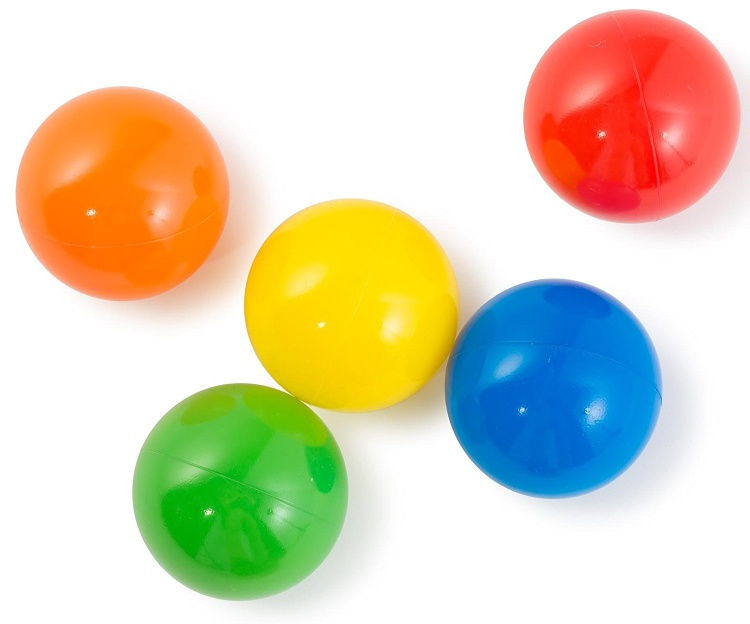
#> input picture HW4/Balls.jpg, 750 x 624 px
$ python q6_CircleDetector_Hough_Canny.py
#> lines starting #> are read from the running program, lines starting #| are printed output that depends on the picture; after the words box and inside, x2 and y2 are one past the last pixel; in counts of white or black regions, pixels touching at a corner belong together
import cv2
import numpy as np

img = cv2.imread('Balls.jpg',0)
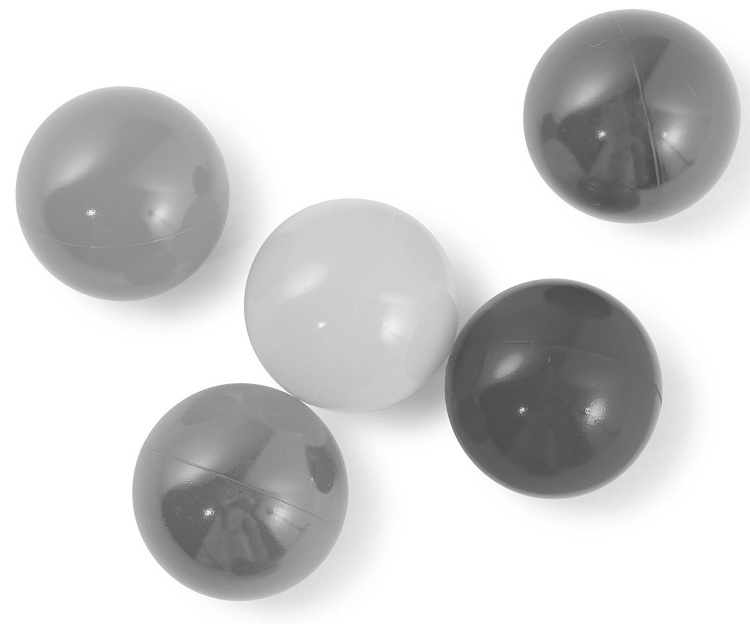
#> img: shape (624, 750); min 71, max 255, mean 209.6
cimg = cv2.imread('Balls.jpg')
#> cimg is the input picture: shape (624, 750, 3); mean B, G, R 182.1, 210.3, 218.7

circles = cv2.HoughCircles(img,cv2.HOUGH_GRADIENT,1,100,param1=50,param2=30,minRadius=50,maxRadius=100)
#> circles = [[622.5, 119.5, 99.4], [552.5, 377.5, 99.4], [246.5, 479.5, 96.1], [112.5, 183.5, 93.8]]
c_img = np.zeros([img.shape[0],img.shape[1],3])
print(circles[0])
#| [[622.5 119.5  99.4]
#|  [552.5 377.5  99.4]
#|  [246.5 479.5  96.1]
#|  [112.5 183.5  93.8]]
for i in range(len(circles[0])):
    [x,y,r]= circles[0][i]
    cv2.circle(c_img, (x, y), r, (0, 0, 255), 0)
#> this loop made 4 passes
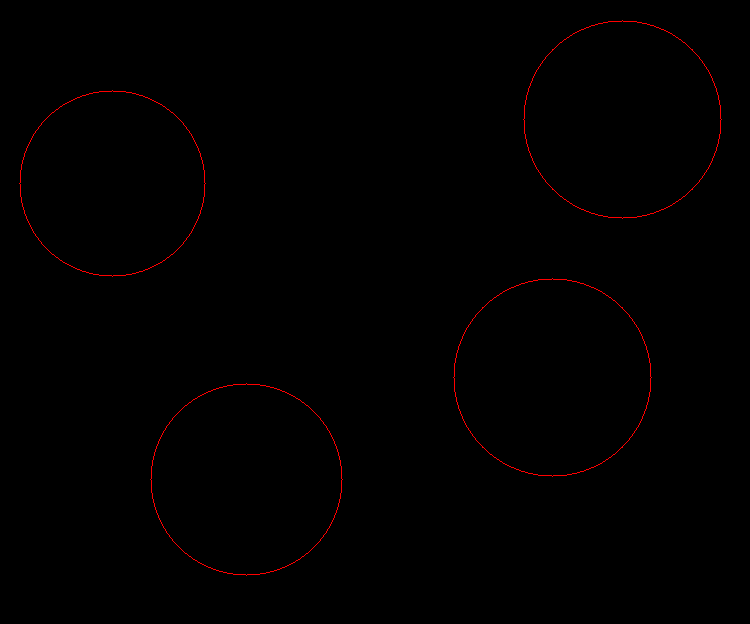
#> c_img: shape (624, 750, 3) float64; mean of channels 0, 1, 2 0, 0, 1.2; drawn as B, G, R

edges = cv2.Canny(img, 70, 200, apertureSize=3)
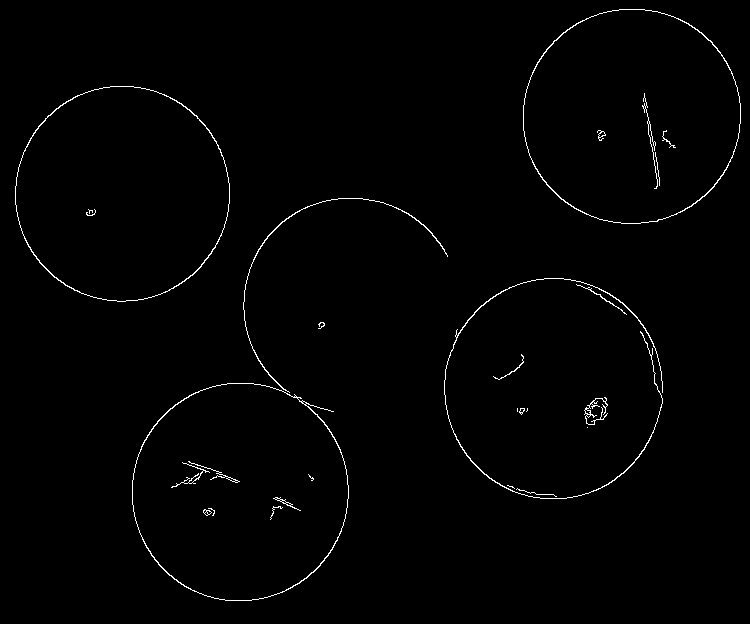
#> edges: shape (624, 750); 1% white in thin lines or dots

edges2 = cv2.Canny(img, 0, 200, apertureSize=3)
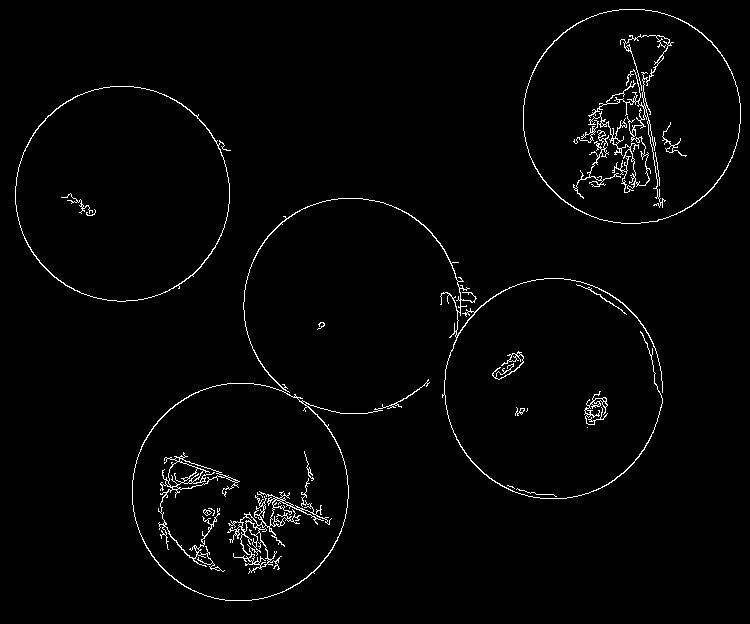
#> edges2: shape (624, 750); 2% white in thin lines or dots
circles2 = cv2.HoughCircles(edges2,cv2.HOUGH_GRADIENT,1,100,param1=50,param2=30,minRadius=10,maxRadius=200)
#> circles2 = [[239.5, 492.5, 108.7], [633.5, 115.5, 107.8], [554.5, 387.5, 108.6], [351.5, 303.5, 107.3], [123.5, 192.5, 107.4]]
c_img2 = np.zeros([img.shape[0],img.shape[1],3])
print(circles2[0])
#| [[239.5 492.5 108.7]
#|  [633.5 115.5 107.8]
#|  [554.5 387.5 108.6]
#|  [351.5 303.5 107.3]
#|  [123.5 192.5 107.4]]
for i in range(len(circles2[0])):
    [x,y,r]= circles2[0][i]
    cv2.circle(c_img2, (x, y), r, (0, 0, 255), 0)
#> this loop made 5 passes
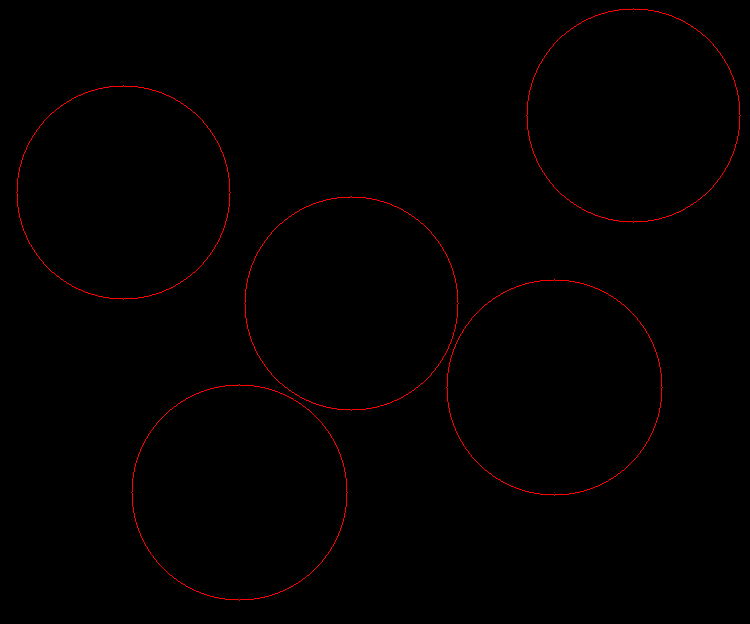
#> c_img2: shape (624, 750, 3) float64; mean of channels 0, 1, 2 0, 0, 1.6; drawn as B, G, R

for i in range(len(circles2[0])):
    [x,y,r]= circles2[0][i]
    cv2.circle(cimg, (x, y), r, (0, 0, 255), 2)
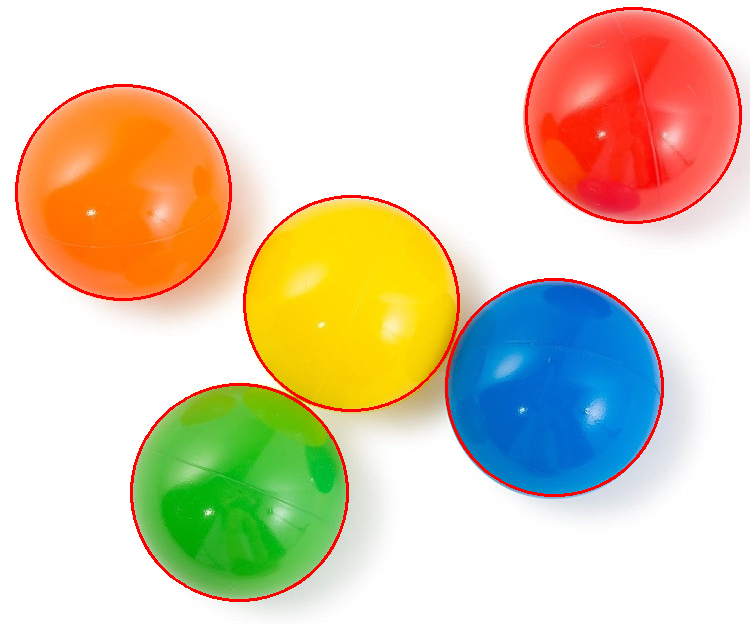
#> cimg: shape (624, 750, 3); 2.12% of pixels changed, all inside (x1, y1, x2, y2) = (15, 7, 742, 602)

cv2.imwrite("Q6-Hough.jpg",c_img)
cv2.imwrite("Q6-Canny.jpg",edges)
cv2.imwrite("Q6-HoughCannyMerged.jpg",c_img2)
cv2.imwrite("Q6-final.jpg",cimg)

$ run again, with HW4/2.jpg copied over HW4/Balls.jpg
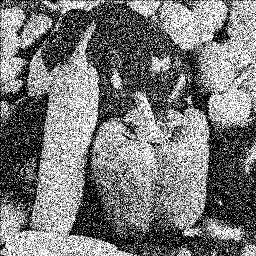
#> input picture HW4/2.jpg, 256 x 256 px
#> img is the input picture: shape (256, 256); min 0, max 255, mean 119.9
#> circles = [[152.5, 113.5, 99.4], [72.5, 174.5, 69.7], [65.5, 63.5, 62], [246.5, 166.5, 87.3], [156.5, 7.5, 79.6], [161.5, 220.5, 67.5]]
#| [[152.5 113.5  99.4]
#|  [ 72.5 174.5  69.7]
#|  [ 65.5  63.5  62. ]
#|  [246.5 166.5  87.3]
#|  [156.5   7.5  79.6]
#|  [161.5 220.5  67.5]]
#> the loop `for i in range(len(circles[0])):` made 6 passes
#> `edges = cv2.Canny(img, 70, 200, apertureSize=3)`:
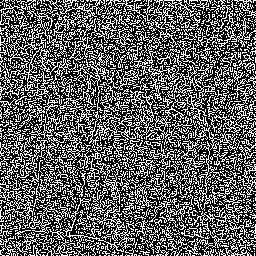
#> edges: shape (256, 256); 37.4% white in thin lines or dots
#> edges2: shape (256, 256); 37.4% white in thin lines or dots
#> circles2 = [[107.5, 147.5, 97.8], [169.5, 61.5, 61.9], [204.5, 189.5, 49.8], [51.5, 51.5, 51.9], [34.5, 221.5, 34.3]]
#| [[107.5 147.5  97.8]
#|  [169.5  61.5  61.9]
#|  [204.5 189.5  49.8]
#|  [ 51.5  51.5  51.9]
#|  [ 34.5 221.5  34.3]]
#> the loop `for i in range(len(circles2[0])):` made 5 passes
#> after the loop `for i in range(len(circles2[0])):`:
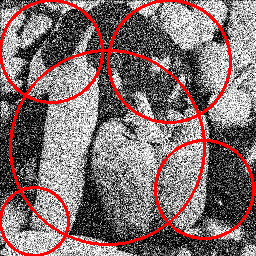
#> cimg: shape (256, 256, 3); 8.09% of pixels changed, all inside (x1, y1, x2, y2) = (0, 0, 255, 256)
